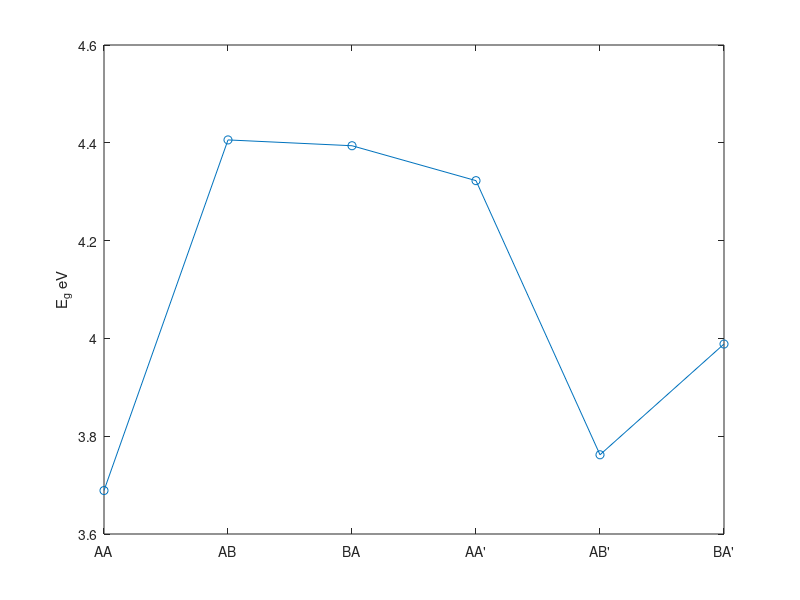

MATLAB code to generate this figure: (Note: this script raises an error after producing the figure.)
clear all
clc

%   AA  AB  BA  AA'  AB'  BA'

C_EK = [1.449,1.988 ,1.988 ,2.133,2.023,1.467 ];
C_EM = [1.462,1.888 ,1.888 ,1.8  ,1.531,1.86 ];

delta_E = [3.6889,4.4059,4.3940,4.3226,3.7620,3.9885];

diff_EM_EK = C_EM-C_EK;
stack = {'AA','AB','BA','AA''','AB''','BA'''};
% Only AA & BA' are having Direct bandgap 


%%
figure
plot(delta_E,'o-')
set(gca,'xtick',[1:6],'xticklabel',stack)
ylabel('E_g eV')


x = linspace(0,25);
y = delta_E;
yyaxis right
plot(diff_EM_EK,'o-');




